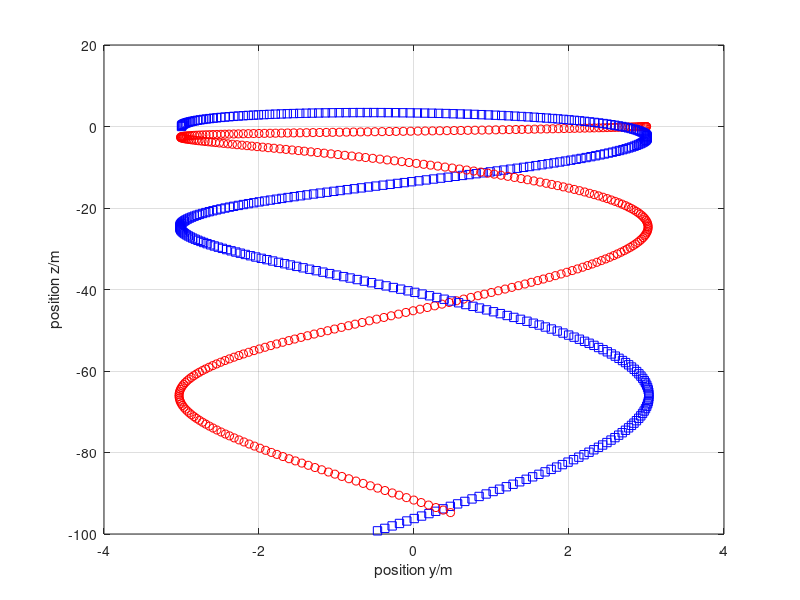

Reproduce this figure in MATLAB.
%%% Simulation of two bodies connected by Hookean spring in 2D
%% Coordinates (y,z)

%% Constants
ma = 2; % kg: mass of object a
mb = 2; % kg: mass of object b
g = 9.80665; % N/kg: gravitational acceleration
k = 5; % N/m: spring constant

%% Initial conditions
t = 0; % s: initial time
ya = -3; % m: initial position of object a
za = 0; % m
yb = 3; % m: initial position of object b
zb = 0; % m
vya = 0; % m/s: initial velocity of object a
vza = 10; % m/s
vyb = 0; % m/s: initial velocity of object b
vzb = 0; % m/s

%% Boundary conditions
Gya = 0; % N: gravity supply on object a
Gza = -ma * g; % N
Gyb = 0; % N: gravity supply on object b
Gzb = -mb * g; % N

%% Parameters for time loop
t1 = 5; % s: final time
dt = 0.001; % s: time step %@

%% Plotting
dtplot = t1/360; % time interval between plots
tplot = dtplot; % time for next plot
clf;
plot(ya, za, 'sb')
xlabel('position y/m');
ylabel('position z/m');
grid on;
hold on;
plot(yb, zb, 'or') %@

%% State: ya, za, yb, zb, vya, vza, vyb, vzb
%% Numerical time integration
while t < t1
  %% constitutive relations
  Pya = ma * vya;
  Pza = ma * vza;
  Pyb = mb * vyb;
  Pzb = mb * vzb;
  %%
  Fyab = -k * (ya - yb);
  Fzab = -k * (za - zb);
  Fyba = -Fyab;
  Fzba = -Fzab;

  %% balances
  Pya = Pya + (Fyab + Gya) * dt;
  Pza = Pza + (Fzab + Gza) * dt;
  Pyb = Pyb + (Fyba + Gyb) * dt;
  Pzb = Pzb + (Fzba + Gzb) * dt;
  %%
  ya = ya + vya * dt;
  za = za + vza * dt;
  yb = yb + vyb * dt;
  zb = zb + vzb * dt;
  %%
  t = t + dt;

  %% constitutive relations
  vya = Pya / ma;
  vza = Pza / ma;
  vyb = Pyb / mb;
  vzb = Pzb / mb; %@

  %% plot
  if t > tplot
    plot(ya, za, 'sb')
    plot(yb, zb, 'or')
    pause(0)
    tplot = tplot + dtplot;
  end %@
end
